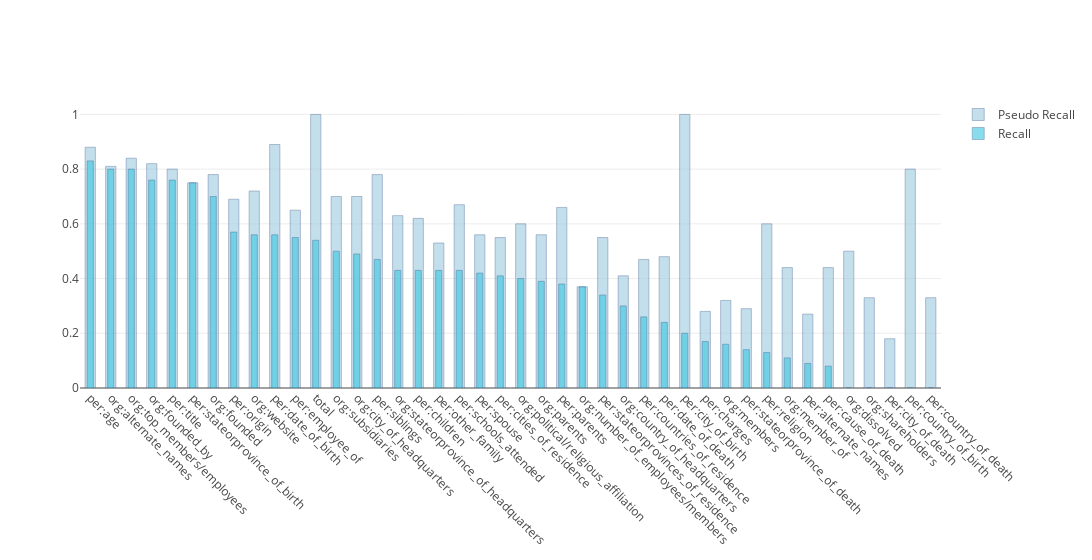

The code cell stored with this chart in its notebook:
### Code cell
import plotly.graph_objs as go

trace1 = go.Bar(
    x=[stat[0] for stat in stats],
    y=[stat[2] for stat in stats],
    name='Pseudo Recall',
    width=0.5,
    marker=dict(
        color='rgb(158,202,225)',
        line=dict(
            color='rgb(8,48,107)',
            width=0.5),
        ),
    opacity=0.6
)
trace2 = go.Bar(
    x=[stat[0] for stat in stats],
    y=[stat[1] for stat in stats],
    name='Recall',
    width=0.3,
    marker=dict(
        color='rgb(58,200,225)',
        line=dict(
            color='rgb(8,48,107)',
            width=0.5),
        ),
    opacity=0.6
)

data = [trace1, trace2]
layout = go.Layout(
    barmode='overlay',
    width=1200,
    xaxis = go.layout.XAxis(
        tickangle = 45,
        automargin = True
        
    )
    
        
)

fig = go.Figure(data=data, layout=layout)
iplot(fig)

### Figure 1 — Plotly figure (JSON) as saved in the notebook; plotly's stock layout.template omitted (floating-point values rounded to 4 significant figures)
{"data": [{"marker": {"color": "rgb(158,202,225)", "line": {"color": "rgb(8,48,107)", "width": 0.5}}, "name": "Pseudo Recall", "opacity": 0.6, "type": "bar", "uid": "fa92ccf9-b9eb-4d16-9ca0-2981160a81c4", "width": 0.5, "x": ["per:age", "org:alternate_names", "org:top_members/employees", "org:founded_by", "per:title", "per:stateorprovince_of_birth", "org:founded", "per:origin", "org:website", "per:date_of_birth", "per:employee_of", "total", "org:subsidiaries", "org:city_of_headquarters", "per:siblings", "org:stateorprovince_of_headquarters", "per:children", "per:other_family", "per:schools_attended", "per:spouse", "per:cities_of_residence", "org:political/religious_affiliation", "org:parents", "per:parents", "org:number_of_employees/members", "per:stateorprovinces_of_residence", "org:country_of_headquarters", "per:countries_of_residence", "per:date_of_death", "per:city_of_birth", "per:charges", "org:members", "per:stateorprovince_of_death", "per:religion", "org:member_of", "per:alternate_names", "per:cause_of_death", "org:dissolved", "org:shareholders", "per:city_of_death", "per:country_of_birth", "per:country_of_death"], "y": [0.88, 0.81, 0.84, 0.82, 0.8, 0.75, 0.78, 0.69, 0.72, 0.89, 0.65, 1, 0.7, 0.7, 0.78, 0.63, 0.62, 0.53, 0.67, 0.56, 0.55, 0.6, 0.56, 0.66, 0.37, 0.55, 0.41, 0.47, 0.48, 1, 0.28, 0.32, 0.29, 0.6, 0.44, 0.27, 0.44, 0.5, 0.33, 0.18, 0.8, 0.33]}, {"marker": {"color": "rgb(58,200,225)", "line": {"color": "rgb(8,48,107)", "width": 0.5}}, "name": "Recall", "opacity": 0.6, "type": "bar", "uid": "e0ffe22c-9bac-4ef4-ad52-4008be9ed5e8", "width": 0.3, "x": ["per:age", "org:alternate_names", "org:top_members/employees", "org:founded_by", "per:title", "per:stateorprovince_of_birth", "org:founded", "per:origin", "org:website", "per:date_of_birth", "per:employee_of", "total", "org:subsidiaries", "org:city_of_headquarters", "per:siblings", "org:stateorprovince_of_headquarters", "per:children", "per:other_family", "per:schools_attended", "per:spouse", "per:cities_of_residence", "org:political/religious_affiliation", "org:parents", "per:parents", "org:number_of_employees/members", "per:stateorprovinces_of_residence", "org:country_of_headquarters", "per:countries_of_residence", "per:date_of_death", "per:city_of_birth", "per:charges", "org:members", "per:stateorprovince_of_death", "per:religion", "org:member_of", "per:alternate_names", "per:cause_of_death", "org:dissolved", "org:shareholders", "per:city_of_death", "per:country_of_birth", "per:country_of_death"], "y": [0.83, 0.8, 0.8, 0.76, 0.76, 0.75, 0.7, 0.57, 0.56, 0.56, 0.55, 0.54, 0.5, 0.49, 0.47, 0.43, 0.43, 0.43, 0.43, 0.42, 0.41, 0.4, 0.39, 0.38, 0.37, 0.34, 0.3, 0.26, 0.24, 0.2, 0.17, 0.16, 0.14, 0.13, 0.11, 0.09, 0.08, 0, 0, 0, 0, 0]}], "layout": {"barmode": "overlay", "width": 1200, "xaxis": {"automargin": true, "tickangle": 45}}}
